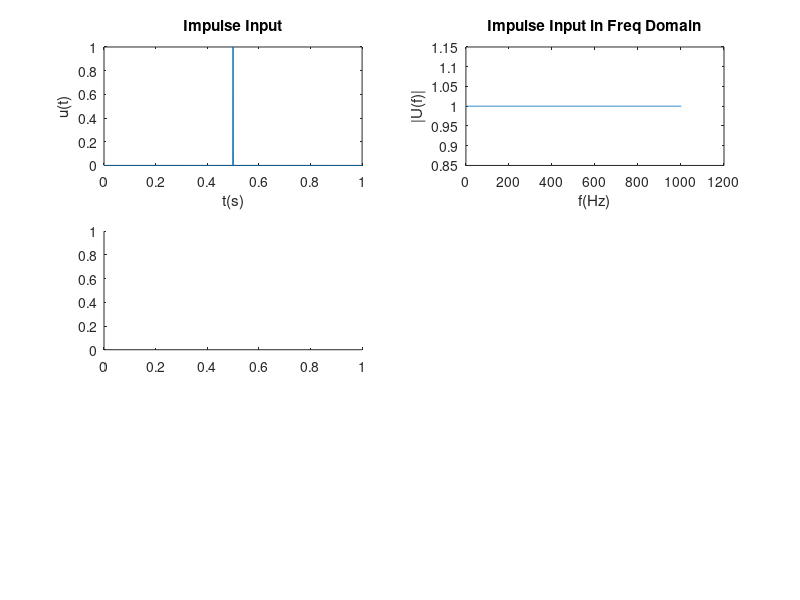

The MATLAB source for this figure: (Note: this script raises an error after producing the figure.)
%{
Author: Bekircan Keceoglu
-Soru:2 
- FIR& IIR filter design
%}
%% ADIM 1
% sampling freq
fs = 1024;
% cutoff freq
fc1 = 20;
fc2 = 45;
order60 = fir1(60,[fc1/(fs/2) fc2/(fs/2)],'bandpass');
order90 = fir1(90,[fc1/(fs/2) fc2/(fs/2)],'bandpass');
order120 = fir1(120,[fc1/(fs/2) fc2/(fs/2)],'bandpass');
order150 = fir1(150,[fc1/(fs/2) fc2/(fs/2)],'bandpass');
order180 = fir1(180,[fc1/(fs/2) fc2/(fs/2)],'bandpass');


%% ADIM 2
% inpulse input
impulse_signal = [zeros(1,500), 1, zeros(1,500)];
t = linspace(0, 1, 1001);
subplot(3,2,1)
plot(t, impulse_signal)
title("Impulse Input")
xlabel("t(s)")
ylabel("u(t)")

% inpulse input freq domain
impulse_fft = fft(impulse_signal);
subplot(3,2,2)
plot(abs(impulse_fft))
title("Impulse Input in Freq Domain")
xlabel("f(Hz)")
ylabel("|U(f)|")

% inpulse output
subplot(3,2,3)
out60 = plotFilterOutputs(order60, impulse_signal, t );
out90 = plotFilterOutputs(order90, impulse_signal, t);
out120 = plotFilterOutputs(order120, impulse_signal, t);
out150 = plotFilterOutputs(order150, impulse_signal, t);
out180 = plotFilterOutputs(order180, impulse_signal, t);
legend("60order", "90order", "120order", "150order", "180order")
hold off

% filter output freq domain
subplot(3,2,4)
out60_fft = fft(out60);
plot(abs(out60_fft))
hold on
out90_fft = fft(out90);
plot(abs(out90_fft))
out120_fft = fft(out120);
plot(abs(out120_fft))
out150_fft = fft(out150);
plot(abs(out150_fft))
out180_fft = fft(out180);
plot(abs(out180_fft))
legend("60order", "90order", "120order", "150order", "180order")
title("Impulse Output in Freq Domain")
xlabel("f(Hz)")
ylabel("|Y(f)|")
hold off

% amplitude gain
subplot(3,2,5)
gain60 = out60_fft./impulse_fft;
plot(abs(gain60))
hold on
gain90 = out90_fft./impulse_fft;
plot(abs(gain90))
gain120 = out120_fft./impulse_fft;
plot(abs(gain120))
gain150 = out150_fft./impulse_fft;
plot(abs(gain150))
gain180 = out180_fft./impulse_fft;
plot(abs(gain180))
legend("60order", "90order", "120order", "150order", "180order")
title("Amplitude gain")
xlabel("f(Hz)")
ylabel("|Y(f)/U(f)|")
xlim([0 100])
hold off

% db gain
subplot(3,2,6)
plot(mag2db(abs(gain60)))
hold on
plot(mag2db(abs(gain90)))
plot(mag2db(abs(gain120)))
plot(mag2db(abs(gain150)))
plot(mag2db(abs(gain180)))
legend("60order", "90order", "120order", "150order", "180order")
title("Amplitude gain DB")
xlabel("f(Hz)")
ylabel("|Y(f)/U(f)| DB")
xlim([0 110])

%% ADIM 3
% sampling freq
fs = 1024;
% cutoff freq
fc1 = 20;
fc2 = 45;
order2 = butter(2,[fc1/(fs/2) fc2/(fs/2)],'bandpass');
order3 = butter(3,[fc1/(fs/2) fc2/(fs/2)],'bandpass');
order4 = butter(4,[fc1/(fs/2) fc2/(fs/2)],'bandpass');

%% ADIM 4
% inpulse input
impulse_signal = [zeros(1,500), 1, zeros(1,500)];
t = linspace(0, 1, 1001);
figure()
subplot(3,2,1)
plot(t, impulse_signal)
title("Impulse Input")
xlabel("t(s)")
ylabel("u(t)")

% inpulse input freq domain
impulse_fft = fft(impulse_signal);
subplot(3,2,2)
plot(abs(impulse_fft))
title("Impulse Input in Freq Domain")
xlabel("f(Hz)")
ylabel("|U(f)|")

% inpulse output
subplot(3,2,3)
out2 = plotFilterOutputs(order2, impulse_signal, t );
out3 = plotFilterOutputs(order3, impulse_signal, t);
out4 = plotFilterOutputs(order4, impulse_signal, t);

legend("2order", "3order", "4order")
hold off

% filter output freq domain
subplot(3,2,4)
out2_fft = fft(out2);
plot(abs(out2_fft))
hold on
out3_fft = fft(out3);
plot(abs(out3_fft))
out4_fft = fft(out4);
plot(abs(out4_fft))
legend("2order", "3order", "4order")
title("Impulse Output in Freq Domain")
xlabel("f(Hz)")
ylabel("|Y(f)|")
hold off

% amplitude gain
subplot(3,2,5)
gain2 = out2_fft./impulse_fft;
plot(abs(gain2))
hold on
gain3 = out3_fft./impulse_fft;
plot(abs(gain3))
gain4 = out4_fft./impulse_fft;
plot(abs(gain4))
legend("2order", "3order", "4order")
title("Amplitude gain")
xlabel("f(Hz)")
ylabel("|Y(f)/U(f)|")
xlim([0 1200])
hold off

% db gain
subplot(3,2,6)
plot(mag2db(abs(gain2)))
hold on
plot(mag2db(abs(gain3)))
plot(mag2db(abs(gain4)))
legend("2order", "3order", "4order")
title("Amplitude gain DB")
xlabel("f(Hz)")
ylabel("|Y(f)/U(f)| DB")
xlim([0 110])

function out = plotFilterOutputs(order, impulse_signal, t)

    out = filter(order,1,impulse_signal);

    plot(t, out)
    hold on
    
    
    title("Impulse Output")
    xlabel("t(s)")
    ylabel("y(t)")
end